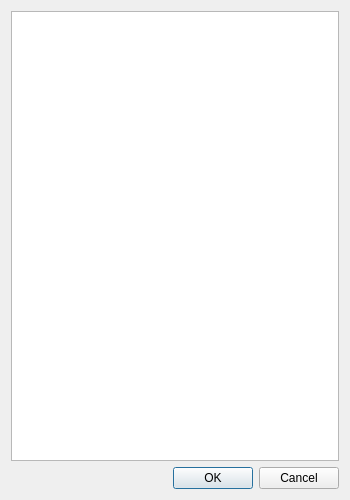
<?xml version="1.0" encoding="UTF-8"?>
<ui version="4.0">
 <class>QVOpenWithDialog</class>
 <widget class="QDialog" name="QVOpenWithDialog">
  <property name="geometry">
   <rect>
    <x>0</x>
    <y>0</y>
    <width>350</width>
    <height>500</height>
   </rect>
  </property>
  <property name="windowTitle">
   <string>Choose Application</string>
  </property>
  <layout class="QVBoxLayout" name="verticalLayout">
   <item>
    <widget class="QTreeView" name="treeView">
     <property name="editTriggers">
      <set>QAbstractItemView::NoEditTriggers</set>
     </property>
     <property name="uniformRowHeights">
      <bool>true</bool>
     </property>
     <attribute name="headerVisible">
      <bool>false</bool>
     </attribute>
    </widget>
   </item>
   <item>
    <widget class="QDialogButtonBox" name="buttonBox">
     <property name="orientation">
      <enum>Qt::Horizontal</enum>
     </property>
     <property name="standardButtons">
      <set>QDialogButtonBox::Cancel|QDialogButtonBox::Ok</set>
     </property>
    </widget>
   </item>
  </layout>
 </widget>
 <resources/>
 <connections>
  <connection>
   <sender>buttonBox</sender>
   <signal>accepted()</signal>
   <receiver>QVOpenWithDialog</receiver>
   <slot>accept()</slot>
   <hints>
    <hint type="sourcelabel">
     <x>248</x>
     <y>254</y>
    </hint>
    <hint type="destinationlabel">
     <x>157</x>
     <y>274</y>
    </hint>
   </hints>
  </connection>
  <connection>
   <sender>buttonBox</sender>
   <signal>rejected()</signal>
   <receiver>QVOpenWithDialog</receiver>
   <slot>reject()</slot>
   <hints>
    <hint type="sourcelabel">
     <x>316</x>
     <y>260</y>
    </hint>
    <hint type="destinationlabel">
     <x>286</x>
     <y>274</y>
    </hint>
   </hints>
  </connection>
 </connections>
</ui>
